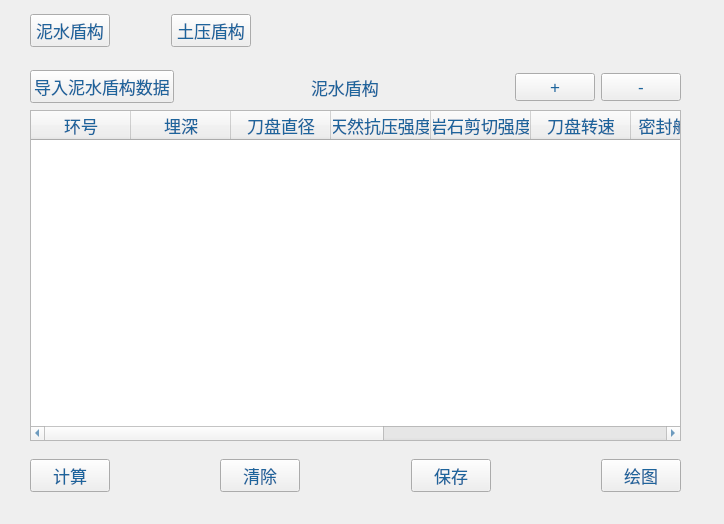
<?xml version="1.0" encoding="UTF-8"?>
<ui version="4.0">
 <class>MainWin</class>
 <widget class="QMainWindow" name="MainWin">
  <property name="geometry">
   <rect>
    <x>0</x>
    <y>0</y>
    <width>724</width>
    <height>524</height>
   </rect>
  </property>
  <property name="windowTitle">
   <string>盾构载荷预测</string>
  </property>
  <property name="styleSheet">
   <string notr="true">*{	
	font-family:微软雅黑;
	font-size:17px;
	color: #1d649c;
}</string>
  </property>
  <widget class="QWidget" name="centralwidget">
   <widget class="QStackedWidget" name="stackedWidget">
    <property name="geometry">
     <rect>
      <x>20</x>
      <y>60</y>
      <width>691</width>
      <height>471</height>
     </rect>
    </property>
    <widget class="QWidget" name="slurry_page">
     <widget class="QWidget" name="slurry_widget" native="true">
      <property name="geometry">
       <rect>
        <x>0</x>
        <y>0</y>
        <width>681</width>
        <height>461</height>
       </rect>
      </property>
      <widget class="QTableWidget" name="slurry_table">
       <property name="geometry">
        <rect>
         <x>10</x>
         <y>50</y>
         <width>651</width>
         <height>331</height>
        </rect>
       </property>
       <column>
        <property name="text">
         <string>环号</string>
        </property>
       </column>
       <column>
        <property name="text">
         <string>埋深</string>
        </property>
       </column>
       <column>
        <property name="text">
         <string>刀盘直径</string>
        </property>
       </column>
       <column>
        <property name="text">
         <string>天然抗压强度</string>
        </property>
       </column>
       <column>
        <property name="text">
         <string>岩石剪切强度</string>
        </property>
       </column>
       <column>
        <property name="text">
         <string>刀盘转速</string>
        </property>
       </column>
       <column>
        <property name="text">
         <string>密封舱压力</string>
        </property>
       </column>
       <column>
        <property name="text">
         <string>掘进速度</string>
        </property>
       </column>
       <column>
        <property name="text">
         <string>贯入度</string>
        </property>
       </column>
       <column>
        <property name="text">
         <string>推力</string>
        </property>
       </column>
       <column>
        <property name="text">
         <string>扭矩</string>
        </property>
       </column>
      </widget>
      <widget class="QWidget" name="horizontalLayoutWidget">
       <property name="geometry">
        <rect>
         <x>10</x>
         <y>390</y>
         <width>651</width>
         <height>51</height>
        </rect>
       </property>
       <layout class="QHBoxLayout" name="horizontalLayout">
        <item>
         <widget class="QPushButton" name="calslurry_btn">
          <property name="text">
           <string>计算</string>
          </property>
         </widget>
        </item>
        <item>
         <spacer name="horizontalSpacer_9">
          <property name="orientation">
           <enum>Qt::Horizontal</enum>
          </property>
          <property name="sizeHint" stdset="0">
           <size>
            <width>40</width>
            <height>20</height>
           </size>
          </property>
         </spacer>
        </item>
        <item>
         <widget class="QPushButton" name="clearslurry_btn">
          <property name="text">
           <string>清除</string>
          </property>
         </widget>
        </item>
        <item>
         <spacer name="horizontalSpacer_7">
          <property name="orientation">
           <enum>Qt::Horizontal</enum>
          </property>
          <property name="sizeHint" stdset="0">
           <size>
            <width>40</width>
            <height>20</height>
           </size>
          </property>
         </spacer>
        </item>
        <item>
         <widget class="QPushButton" name="saveslurry_btn">
          <property name="text">
           <string>保存</string>
          </property>
         </widget>
        </item>
        <item>
         <spacer name="horizontalSpacer">
          <property name="orientation">
           <enum>Qt::Horizontal</enum>
          </property>
          <property name="sizeHint" stdset="0">
           <size>
            <width>40</width>
            <height>20</height>
           </size>
          </property>
         </spacer>
        </item>
        <item>
         <widget class="QPushButton" name="drawslurry_btn">
          <property name="text">
           <string>绘图</string>
          </property>
         </widget>
        </item>
       </layout>
      </widget>
      <widget class="QWidget" name="horizontalLayoutWidget_4">
       <property name="geometry">
        <rect>
         <x>10</x>
         <y>10</y>
         <width>651</width>
         <height>34</height>
        </rect>
       </property>
       <layout class="QHBoxLayout" name="horizontalLayout_4">
        <item>
         <widget class="QPushButton" name="importslurry_btn">
          <property name="text">
           <string>导入泥水盾构数据</string>
          </property>
         </widget>
        </item>
        <item>
         <spacer name="horizontalSpacer_6">
          <property name="orientation">
           <enum>Qt::Horizontal</enum>
          </property>
          <property name="sizeHint" stdset="0">
           <size>
            <width>40</width>
            <height>20</height>
           </size>
          </property>
         </spacer>
        </item>
        <item>
         <widget class="QLabel" name="label_2">
          <property name="text">
           <string>泥水盾构</string>
          </property>
         </widget>
        </item>
        <item>
         <spacer name="horizontalSpacer_3">
          <property name="orientation">
           <enum>Qt::Horizontal</enum>
          </property>
          <property name="sizeHint" stdset="0">
           <size>
            <width>40</width>
            <height>20</height>
           </size>
          </property>
         </spacer>
        </item>
        <item>
         <widget class="QPushButton" name="addslurry_btn">
          <property name="text">
           <string>+</string>
          </property>
         </widget>
        </item>
        <item>
         <widget class="QPushButton" name="delslurry_btn">
          <property name="text">
           <string>-</string>
          </property>
         </widget>
        </item>
       </layout>
      </widget>
     </widget>
    </widget>
    <widget class="QWidget" name="earth_page">
     <widget class="QWidget" name="earth_widget" native="true">
      <property name="geometry">
       <rect>
        <x>0</x>
        <y>0</y>
        <width>681</width>
        <height>461</height>
       </rect>
      </property>
      <widget class="QTableWidget" name="earth_table">
       <property name="geometry">
        <rect>
         <x>10</x>
         <y>50</y>
         <width>651</width>
         <height>331</height>
        </rect>
       </property>
       <column>
        <property name="text">
         <string>环号</string>
        </property>
       </column>
       <column>
        <property name="text">
         <string>埋深</string>
        </property>
       </column>
       <column>
        <property name="text">
         <string>刀盘直径</string>
        </property>
       </column>
       <column>
        <property name="text">
         <string>掘进速率</string>
        </property>
       </column>
       <column>
        <property name="text">
         <string>刀盘转速</string>
        </property>
       </column>
       <column>
        <property name="text">
         <string>土仓压力</string>
        </property>
       </column>
       <column>
        <property name="text">
         <string>弹性模量</string>
        </property>
       </column>
       <column>
        <property name="text">
         <string>泊松比</string>
        </property>
       </column>
       <column>
        <property name="text">
         <string>密度</string>
        </property>
       </column>
       <column>
        <property name="text">
         <string>粘聚力</string>
        </property>
       </column>
       <column>
        <property name="text">
         <string>静止土压力系数</string>
        </property>
       </column>
       <column>
        <property name="text">
         <string>内摩擦角</string>
        </property>
       </column>
       <column>
        <property name="text">
         <string>岩土承载力</string>
        </property>
       </column>
       <column>
        <property name="text">
         <string>推力</string>
        </property>
       </column>
       <column>
        <property name="text">
         <string>扭矩</string>
        </property>
       </column>
      </widget>
      <widget class="QWidget" name="horizontalLayoutWidget_2">
       <property name="geometry">
        <rect>
         <x>10</x>
         <y>390</y>
         <width>651</width>
         <height>51</height>
        </rect>
       </property>
       <layout class="QHBoxLayout" name="horizontalLayout_2">
        <item>
         <widget class="QPushButton" name="calearth_btn">
          <property name="text">
           <string>计算</string>
          </property>
         </widget>
        </item>
        <item>
         <spacer name="horizontalSpacer_10">
          <property name="orientation">
           <enum>Qt::Horizontal</enum>
          </property>
          <property name="sizeHint" stdset="0">
           <size>
            <width>40</width>
            <height>20</height>
           </size>
          </property>
         </spacer>
        </item>
        <item>
         <widget class="QPushButton" name="clearearth_btn">
          <property name="text">
           <string>清除</string>
          </property>
         </widget>
        </item>
        <item>
         <spacer name="horizontalSpacer_8">
          <property name="orientation">
           <enum>Qt::Horizontal</enum>
          </property>
          <property name="sizeHint" stdset="0">
           <size>
            <width>40</width>
            <height>20</height>
           </size>
          </property>
         </spacer>
        </item>
        <item>
         <widget class="QPushButton" name="saveearth_btn">
          <property name="text">
           <string>保存</string>
          </property>
         </widget>
        </item>
        <item>
         <spacer name="horizontalSpacer_2">
          <property name="orientation">
           <enum>Qt::Horizontal</enum>
          </property>
          <property name="sizeHint" stdset="0">
           <size>
            <width>40</width>
            <height>20</height>
           </size>
          </property>
         </spacer>
        </item>
        <item>
         <widget class="QPushButton" name="drawearth_btn">
          <property name="text">
           <string>绘图</string>
          </property>
         </widget>
        </item>
       </layout>
      </widget>
      <widget class="QWidget" name="horizontalLayoutWidget_5">
       <property name="geometry">
        <rect>
         <x>10</x>
         <y>10</y>
         <width>651</width>
         <height>34</height>
        </rect>
       </property>
       <layout class="QHBoxLayout" name="horizontalLayout_5">
        <item>
         <widget class="QPushButton" name="importearth_btn">
          <property name="text">
           <string>导入土压盾构数据</string>
          </property>
          <property name="flat">
           <bool>false</bool>
          </property>
         </widget>
        </item>
        <item>
         <spacer name="horizontalSpacer_5">
          <property name="orientation">
           <enum>Qt::Horizontal</enum>
          </property>
          <property name="sizeHint" stdset="0">
           <size>
            <width>40</width>
            <height>20</height>
           </size>
          </property>
         </spacer>
        </item>
        <item>
         <widget class="QLabel" name="label">
          <property name="text">
           <string>土压盾构</string>
          </property>
         </widget>
        </item>
        <item>
         <spacer name="horizontalSpacer_4">
          <property name="orientation">
           <enum>Qt::Horizontal</enum>
          </property>
          <property name="sizeHint" stdset="0">
           <size>
            <width>40</width>
            <height>20</height>
           </size>
          </property>
         </spacer>
        </item>
        <item>
         <widget class="QPushButton" name="addearth_btn">
          <property name="text">
           <string>+</string>
          </property>
         </widget>
        </item>
        <item>
         <widget class="QPushButton" name="delearth_btn">
          <property name="text">
           <string>-</string>
          </property>
         </widget>
        </item>
       </layout>
      </widget>
     </widget>
    </widget>
   </widget>
   <widget class="QWidget" name="horizontalLayoutWidget_3">
    <property name="geometry">
     <rect>
      <x>30</x>
      <y>10</y>
      <width>221</width>
      <height>41</height>
     </rect>
    </property>
    <layout class="QHBoxLayout" name="horizontalLayout_3">
     <item>
      <widget class="QPushButton" name="slurry_btn">
       <property name="text">
        <string>泥水盾构</string>
       </property>
      </widget>
     </item>
     <item>
      <spacer name="slurryearth_spacer">
       <property name="orientation">
        <enum>Qt::Horizontal</enum>
       </property>
       <property name="sizeHint" stdset="0">
        <size>
         <width>40</width>
         <height>20</height>
        </size>
       </property>
      </spacer>
     </item>
     <item>
      <widget class="QPushButton" name="earth_btn">
       <property name="text">
        <string>土压盾构</string>
       </property>
      </widget>
     </item>
    </layout>
   </widget>
  </widget>
 </widget>
 <resources/>
 <connections/>
</ui>
